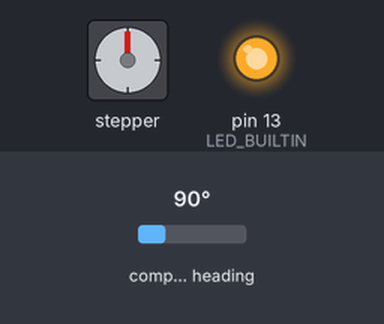
The sketch below on a simulated Arduino Uno, built with avr-gcc and run on an emulated ATmega328P. Parts: stepper motor, output pins drawn as LEDs (lit = HIGH). Wiring (inferred from the names in the program): stepper motor driver (200 steps per turn assumed): step pin 9; direction pin 2; enable pin 5. The test bench sets the inputs (shaded band); at power-on: compass heading 90°. Pins used as bus, display or sensor lines are not drawn; what the sketch prints to the serial monitor is not drawn. At 3.0 s the program stops and its outputs stay as they are.

Above: at 0.1 s.
Timing chart, 0 to 1.6 s (numbered marks = the images above):
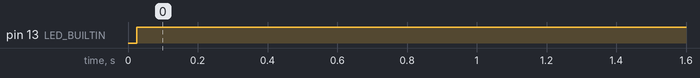

The sketch:

TestEncoder.ino
```cpp
#include <AS5600.h>
#include <Wire.h>

// =============================================================================
// CONFIGURATION (lab wiring; motor output remains disabled)
// =============================================================================
const long SERIAL_BAUD_RATE = 115200;  // Same monitor speed as TestHeartbeat
const long I2C_CLOCK_HZ = 100000;      // Conservative speed for wiring diagnostics
const uint32_t I2C_TIMEOUT_US = 25000;

// Motor pins (to disable motor and prevent heating)
const int DIR_PIN = 2;
const int STEP_PIN = 9;     // Timer1 OC1A (rig wired here so FastAccelStepper-based sketches work too)
const int ENABLE_PIN = 5;

// =============================================================================
// STATE
// =============================================================================
AS5600 as5600;

// Plotting variables
uint32_t last_plot_ms = 0;
const uint32_t PLOT_INTERVAL_MS = 50;

void setup()
{
    pinMode(LED_BUILTIN, OUTPUT);
    digitalWrite(LED_BUILTIN, HIGH);  // LED on during setup

    // Disable motor driver to prevent heating
    pinMode(ENABLE_PIN, OUTPUT);
    digitalWrite(ENABLE_PIN, HIGH);  // HIGH = disabled (active-low enable)
    pinMode(DIR_PIN, OUTPUT);
    pinMode(STEP_PIN, OUTPUT);

    Serial.begin(SERIAL_BAUD_RATE);
    Wire.begin();
    Wire.setWireTimeout(I2C_TIMEOUT_US, true);
    Wire.setClock(I2C_CLOCK_HZ);
    as5600.begin();

    // A missing magnet and a failed I2C read must not look like the same fault.
    while (true)
    {
        Wire.clearWireTimeoutFlag();
        as5600.lastError(); // Clear any error from the preceding attempt.
        if (!as5600.isConnected())
        {
            Serial.print(F("[AS5600] No I2C response at 0x36; check sensor power, GND, SDA/A4, SCL/A5. timeout="));
            Serial.println(Wire.getWireTimeoutFlag());
            delay(1000);
            continue;
        }

        const uint8_t status = as5600.readStatus();
        const int error = as5600.lastError();
        if (error || Wire.getWireTimeoutFlag())
        {
            Serial.print(F("[AS5600] I2C status read failed: error="));
            Serial.print(error);
            Serial.print(F(" timeout="));
            Serial.println(Wire.getWireTimeoutFlag());
        }
        else if (status & (1U << 5)) // MD: magnet detected, STATUS bit 5.
        {
            Serial.println(F("[AS5600] I2C OK; magnet detected."));
            break;
        }
        else
        {
            Serial.print(F("[AS5600] I2C OK; waiting for magnet. Center the correct magnet over the chip. status=0x"));
            Serial.println(status, HEX);
        }
        delay(1000);
    }

    // Print the current magnitude of the magnet
    Serial.print("[AS5600] Current magnitude: ");
    Serial.println(as5600.readMagnitude());

    // Print the magnet strength
    if (as5600.magnetTooWeak())
    {
        Serial.println("[AS5600] Magnet strength is too weak. ---");
    }
    else if (as5600.magnetTooStrong())
    {
        Serial.println("[AS5600] Magnet strength is too strong. +++");
    }
    else
    {
        Serial.println("[AS5600] Magnet strength is just right!");
    }

    digitalWrite(LED_BUILTIN, LOW);  // LED off when ready
    Serial.println("[AS5600] Encoder test ready - rotate the pendulum");
    Serial.println("[Motor] Driver disabled (not heating)");
}

void loop()
{
    // Get the pendulum position
    float pendulum_actual_deg = convertRawAngleToDegrees();

    // Print at 20 Hz, independently of the sensor read rate.
    const uint32_t now_ms = millis();
    if ((uint32_t)(now_ms - last_plot_ms) >= PLOT_INTERVAL_MS)
    {
        last_plot_ms = now_ms;
        // Flash LED briefly to indicate activity
        digitalWrite(LED_BUILTIN, HIGH);

        // Format for Arduino Serial Plotter: "label:value"
        Serial.print("pendulum_deg:");
        Serial.println(pendulum_actual_deg);

        digitalWrite(LED_BUILTIN, LOW);
    }
    delay(5);
}

/*
 * Convert the raw angle from the AS5600 magnetic encoder to degrees.
 * Handles multi-revolution tracking with wraparound detection.
 */
float convertRawAngleToDegrees()
{
    // AS5600 constants
    const long AS5600_RESOLUTION = 4096;
    const long WRAPAROUND_THRESHOLD = AS5600_RESOLUTION / 2;  // 2048
    const float DEG_PER_SEGMENT = 360.0f / AS5600_RESOLUTION; // 0.087890625

    static long raw_prev = 0;
    static bool first_reading = true;
    static float position = 0.0f;

    // Never accumulate failed reads as real movement. Stop until reset so a
    // recovered connection cannot hide an unknown amount of pendulum motion.
    const bool magnet = as5600.magnetDetected();
    const int status_error = as5600.lastError();
    long raw = as5600.rawAngle();
    const int angle_error = as5600.lastError();
    if (!magnet || status_error || angle_error || Wire.getWireTimeoutFlag())
    {
        Serial.print("[AS5600] Read failed: magnet=");
        Serial.print(magnet);
        Serial.print(" status_error=");
        Serial.print(status_error);
        Serial.print(" angle_error=");
        Serial.print(angle_error);
        Serial.print(" timeout=");
        Serial.println(Wire.getWireTimeoutFlag());
        Serial.println("[AS5600] Check power, GND, SDA/A4, SCL/A5 and magnet; reset after fixing.");
        digitalWrite(LED_BUILTIN, HIGH);
        while (true) delay(1000); // Motor remains disabled.
    }

    if (first_reading)
    {
        raw_prev = raw;
        first_reading = false;
    }

    long delta = raw - raw_prev;

    // Handle wraparound (movement > 180 deg between samples indicates wraparound)
    if (delta > WRAPAROUND_THRESHOLD)  delta -= AS5600_RESOLUTION;
    if (delta < -WRAPAROUND_THRESHOLD) delta += AS5600_RESOLUTION;

    position += (float)delta * DEG_PER_SEGMENT;

    // Save the current raw angle for the next iteration
    raw_prev = raw;

    return position;
}
```

Measured:
- by itself, pin 13 (LED_BUILTIN): LOW → HIGH at 0.02 s
